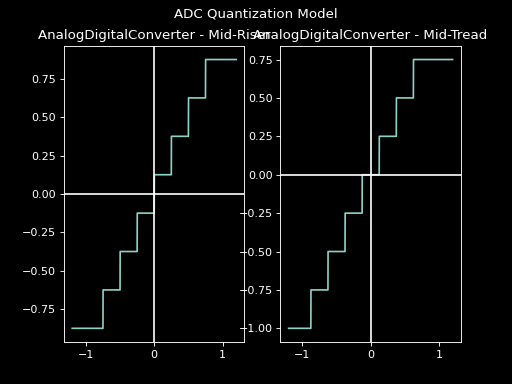

The script that drew this image:
# -*- coding: utf-8 -*-

import matplotlib.pyplot as plt
import numpy as np

from hermespy.core import Executable, Signal
from hermespy.simulation import AnalogDigitalConverter, QuantizerType

__author__ = "Andre Noll Barreto"
__copyright__ = "Copyright 2024, Barkhausen Institut gGmbH"
__credits__ = ["Andre Noll Barreto", "Jan Adler"]
__license__ = "AGPLv3"
__version__ = "0.2.7"
__maintainer__ = "Jan Adler"
__email__ = "jan.adler@barkhauseninstitut.org"
__status__ = "Prototype"


with Executable.style_context():

    figure, fig_axes = plt.subplots(1, 2)
    figure.suptitle("ADC Quantization Model")

    quant = AnalogDigitalConverter(
                            num_quantization_bits=3,
                            quantizer_type=QuantizerType.MID_RISER)

    input_sig = np.arange(-1.2, 1.2, .001) + 1j * np.arange(1.2, -1.2, -0.001)

    quant.plot_quantizer(input_samples=input_sig, fig_axes=fig_axes[0],
                         label='Mid-Riser')

    quant.quantizer_type = QuantizerType.MID_TREAD

    quant.plot_quantizer(input_samples=input_sig, fig_axes=fig_axes[1],
                         label='Mid-Tread')
    plt.show()
